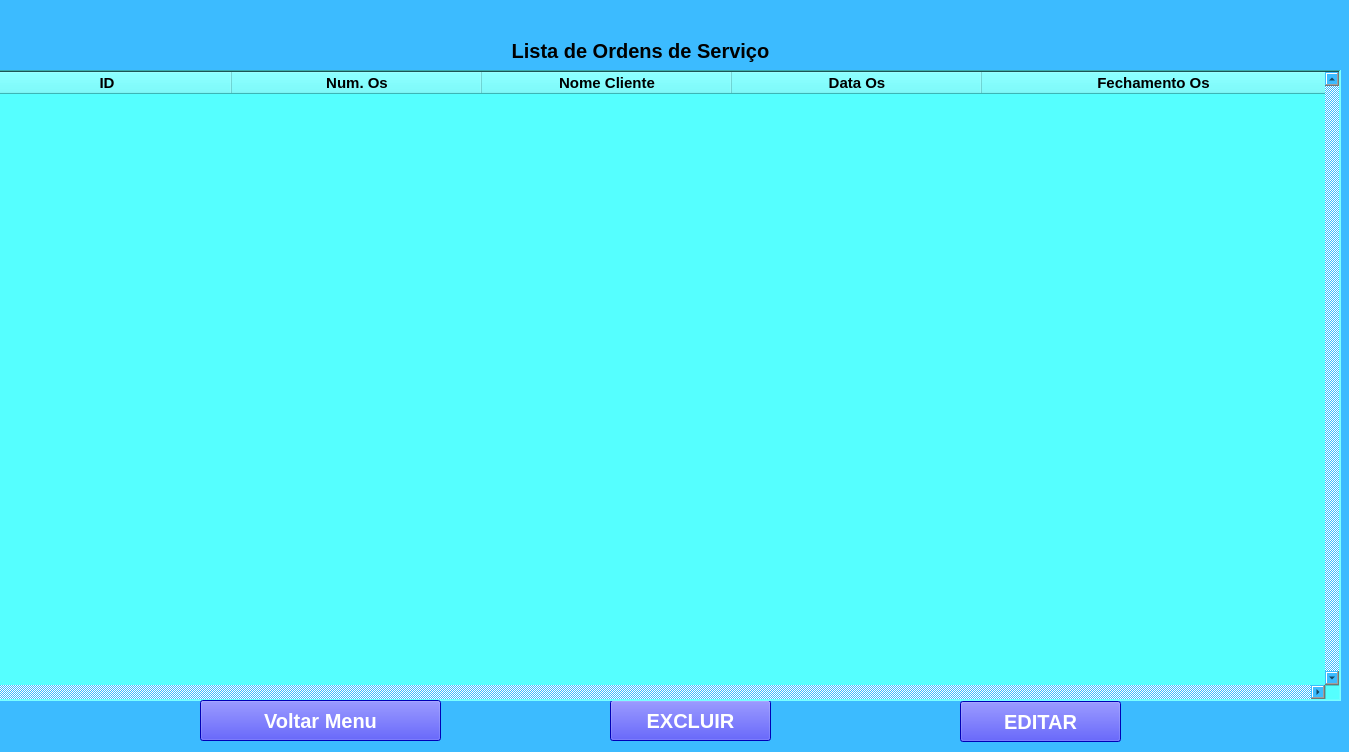
<?xml version="1.0" encoding="UTF-8"?>
<ui version="4.0">
 <class>MainWindow</class>
 <widget class="QMainWindow" name="MainWindow">
  <property name="geometry">
   <rect>
    <x>0</x>
    <y>0</y>
    <width>1349</width>
    <height>752</height>
   </rect>
  </property>
  <property name="windowTitle">
   <string>Listar Ordens de Serviço</string>
  </property>
  <property name="styleSheet">
   <string notr="true">background-color: rgb(60, 187, 255);</string>
  </property>
  <property name="documentMode">
   <bool>false</bool>
  </property>
  <property name="dockNestingEnabled">
   <bool>true</bool>
  </property>
  <property name="unifiedTitleAndToolBarOnMac">
   <bool>false</bool>
  </property>
  <widget class="QWidget" name="centralwidget">
   <widget class="QLabel" name="label">
    <property name="geometry">
     <rect>
      <x>370</x>
      <y>20</y>
      <width>541</width>
      <height>61</height>
     </rect>
    </property>
    <property name="font">
     <font>
      <pointsize>15</pointsize>
      <weight>75</weight>
      <bold>true</bold>
     </font>
    </property>
    <property name="text">
     <string>Lista de Ordens de Serviço</string>
    </property>
    <property name="alignment">
     <set>Qt::AlignCenter</set>
    </property>
   </widget>
   <widget class="QPushButton" name="pb_excluir">
    <property name="geometry">
     <rect>
      <x>610</x>
      <y>700</y>
      <width>161</width>
      <height>41</height>
     </rect>
    </property>
    <property name="font">
     <font>
      <pointsize>15</pointsize>
      <weight>75</weight>
      <bold>true</bold>
     </font>
    </property>
    <property name="styleSheet">
     <string notr="true">color: rgb(255, 255, 255);
background-color: rgb(0, 0, 255);</string>
    </property>
    <property name="text">
     <string>EXCLUIR</string>
    </property>
   </widget>
   <widget class="QPushButton" name="pb_editar_os">
    <property name="geometry">
     <rect>
      <x>960</x>
      <y>701</y>
      <width>161</width>
      <height>41</height>
     </rect>
    </property>
    <property name="font">
     <font>
      <pointsize>15</pointsize>
      <weight>75</weight>
      <bold>true</bold>
     </font>
    </property>
    <property name="styleSheet">
     <string notr="true">color: rgb(255, 255, 255);
background-color: rgb(0, 0, 255);</string>
    </property>
    <property name="text">
     <string>EDITAR</string>
    </property>
   </widget>
   <widget class="QTableWidget" name="tableWidget">
    <property name="geometry">
     <rect>
      <x>-20</x>
      <y>70</y>
      <width>1361</width>
      <height>631</height>
     </rect>
    </property>
    <property name="minimumSize">
     <size>
      <width>1161</width>
      <height>461</height>
     </size>
    </property>
    <property name="maximumSize">
     <size>
      <width>16777215</width>
      <height>16777215</height>
     </size>
    </property>
    <property name="font">
     <font>
      <pointsize>10</pointsize>
      <weight>75</weight>
      <bold>true</bold>
     </font>
    </property>
    <property name="autoFillBackground">
     <bool>true</bool>
    </property>
    <property name="styleSheet">
     <string notr="true">background-color: rgb(85, 255, 255);</string>
    </property>
    <property name="frameShape">
     <enum>QFrame::WinPanel</enum>
    </property>
    <property name="lineWidth">
     <number>1</number>
    </property>
    <property name="verticalScrollBarPolicy">
     <enum>Qt::ScrollBarAlwaysOn</enum>
    </property>
    <property name="horizontalScrollBarPolicy">
     <enum>Qt::ScrollBarAlwaysOn</enum>
    </property>
    <property name="sizeAdjustPolicy">
     <enum>QAbstractScrollArea::AdjustToContents</enum>
    </property>
    <property name="autoScrollMargin">
     <number>20</number>
    </property>
    <property name="alternatingRowColors">
     <bool>true</bool>
    </property>
    <property name="selectionMode">
     <enum>QAbstractItemView::SingleSelection</enum>
    </property>
    <property name="selectionBehavior">
     <enum>QAbstractItemView::SelectRows</enum>
    </property>
    <property name="showGrid">
     <bool>true</bool>
    </property>
    <property name="gridStyle">
     <enum>Qt::NoPen</enum>
    </property>
    <property name="rowCount">
     <number>0</number>
    </property>
    <attribute name="horizontalHeaderVisible">
     <bool>true</bool>
    </attribute>
    <attribute name="horizontalHeaderCascadingSectionResizes">
     <bool>false</bool>
    </attribute>
    <attribute name="horizontalHeaderDefaultSectionSize">
     <number>250</number>
    </attribute>
    <attribute name="horizontalHeaderHighlightSections">
     <bool>false</bool>
    </attribute>
    <attribute name="horizontalHeaderMinimumSectionSize">
     <number>15</number>
    </attribute>
    <attribute name="horizontalHeaderShowSortIndicator" stdset="0">
     <bool>false</bool>
    </attribute>
    <attribute name="horizontalHeaderStretchLastSection">
     <bool>true</bool>
    </attribute>
    <attribute name="verticalHeaderCascadingSectionResizes">
     <bool>true</bool>
    </attribute>
    <attribute name="verticalHeaderMinimumSectionSize">
     <number>30</number>
    </attribute>
    <column>
     <property name="text">
      <string>ID</string>
     </property>
     <property name="font">
      <font>
       <pointsize>11</pointsize>
       <weight>75</weight>
       <bold>true</bold>
      </font>
     </property>
     <property name="textAlignment">
      <set>AlignCenter</set>
     </property>
    </column>
    <column>
     <property name="text">
      <string>Num. Os</string>
     </property>
     <property name="font">
      <font>
       <pointsize>11</pointsize>
       <weight>75</weight>
       <bold>true</bold>
      </font>
     </property>
    </column>
    <column>
     <property name="text">
      <string>Nome Cliente</string>
     </property>
     <property name="font">
      <font>
       <pointsize>11</pointsize>
       <weight>75</weight>
       <bold>true</bold>
      </font>
     </property>
    </column>
    <column>
     <property name="text">
      <string>Data Os</string>
     </property>
     <property name="font">
      <font>
       <pointsize>11</pointsize>
       <weight>75</weight>
       <bold>true</bold>
      </font>
     </property>
    </column>
    <column>
     <property name="text">
      <string>Fechamento Os</string>
     </property>
     <property name="font">
      <font>
       <pointsize>11</pointsize>
       <weight>75</weight>
       <bold>true</bold>
      </font>
     </property>
    </column>
   </widget>
   <widget class="QPushButton" name="pb_voltar_menu">
    <property name="geometry">
     <rect>
      <x>200</x>
      <y>700</y>
      <width>241</width>
      <height>41</height>
     </rect>
    </property>
    <property name="font">
     <font>
      <pointsize>15</pointsize>
      <weight>75</weight>
      <bold>true</bold>
     </font>
    </property>
    <property name="styleSheet">
     <string notr="true">color: rgb(255, 255, 255);
background-color: rgb(0, 0, 255);</string>
    </property>
    <property name="text">
     <string>Voltar Menu</string>
    </property>
   </widget>
  </widget>
  <widget class="QMenuBar" name="menubar">
   <property name="geometry">
    <rect>
     <x>0</x>
     <y>0</y>
     <width>1349</width>
     <height>26</height>
    </rect>
   </property>
  </widget>
 </widget>
 <resources/>
 <connections/>
</ui>
